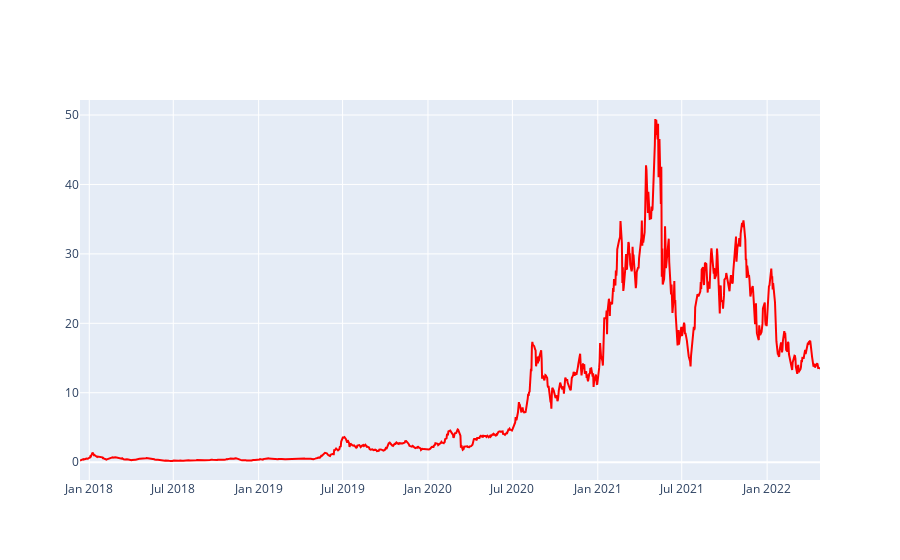

Notebook code for this chart:
### Code cell
fig2 = go.Figure()
fig2.add_trace(go.Scatter(x=df_link['Date'], y=df_link['close'], name='BITCOIN', mode='lines',line=dict(color='red')))
fig2.show()

### Figure 1 — Plotly figure (JSON) as saved in the notebook; plotly's stock layout.template omitted (floating-point values rounded to 4 significant figures; data arrays with more than 128 entries replaced by an {"elided": "..."} marker saying what was removed)
{"data": [{"line": {"color": "red"}, "mode": "lines", "name": "BITCOIN", "type": "scatter", "x": {"elided": "1099 str values"}, "y": {"elided": "1099 float values"}}], "layout": {}}
